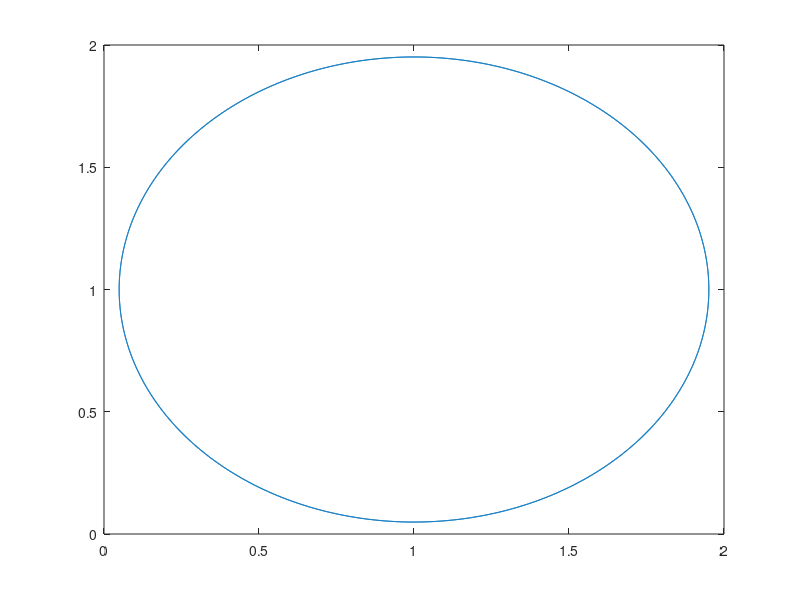

Write MATLAB code to recreate this figure.
% Draw a circle

tt = 0:(0.0002*pi):(2*pi);
b = 1;
a = 1;
r = 1;

f = (r*(cos(tt-(0.2*pi))+(j.*sin(tt)))) + (j*b) + a;

%plot(f)
%axis([-1 1 -1 1]);


% Calculate fourier series of first circle
fourierSeries1 = [];
coefficient = (1./(length(f))).*mean(f);
fourierSeries1 = coefficient;

numCoeff = 2;

for k = 1:numCoeff
  coefficient = mean(f.*exp(-j.*k.*tt));
  fourierSeries1 = [fourierSeries1 coefficient];
end

%{
% Calculate fourier series of first circle
fourierSeries1 = [];
for k = 1:10
  coefficientPart1 = (r*(exp(-j*(1+k)*2*pi)-1))./(-j.*(1+k));
  coefficientPart2 = (b*(exp(-j*2*pi.*k)-1))./k;
  coefficientPart3 = (a*(exp(-j*2*pi*k)-1))./(j.*k);
  
  coefficient = (coefficientPart1 - coefficientPart2 - coefficientPart3)./(2*pi);

  fourierSeries1 = [fourierSeries1 coefficient];
end
%}

%Fourier synthesis of first circle
circle1 = (a+(b*j)).*ones(1,length(tt));
for k = 1:numCoeff
  circle1 = circle1 + (fourierSeries1(k).*exp(-j.*(k).*tt));
end
close all;
plot(circle1);